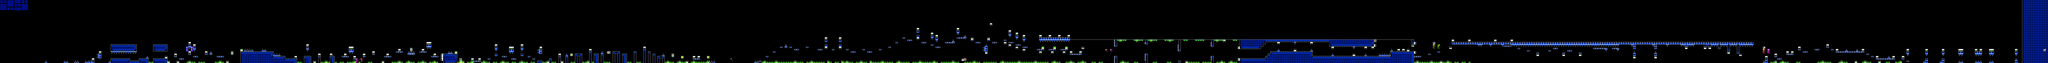

A 2D game scene composited from a Tiled map and its tileset images. What follows is a short description and the map's XML, with each tile layer's data collapsed to a summary:
An orthogonal 869x27 tile map with 16x16 px tiles, 2 tile layers (SP, ...), 2 tilesets, 2 image layers.

<map version="1.10" tiledversion="1.11.2" orientation="orthogonal" renderorder="right-down" width="869" height="27" tilewidth="16" tileheight="16" infinite="0" nextlayerid="5" nextobjectid="1">
 <editorsettings>
  <chunksize width="16" height="27" />
  <export target="baseafterbase.csv" format="csv" />
 </editorsettings>
 <tileset firstgid="1" name="famidash" tilewidth="16" tileheight="16" tilecount="256" columns="16">
  <image source="../../../GRAPHICS/famidash.bmp" width="256" height="256" />
 </tileset>
 <tileset firstgid="257" name="sprites" tilewidth="16" tileheight="16" tilecount="256" columns="16">
  <image source="../../../GRAPHICS/sprites.png" width="256" height="256" />
 </tileset>
 <imagelayer id="3" name="Image Layer 1" parallaxx="0.9" parallaxy="0.9" repeatx="1" repeaty="1"><image source="../../../GRAPHICS/Old/parallax Blue.bmp" width="192" height="72" /></imagelayer><imagelayer id="4" name="Image Layer 2" offsetx="0" offsety="432" repeatx="1"><image source="../../../GRAPHICS/ground.bmp" width="80" height="32" /></imagelayer><layer id="1" width="869" height="27">
  <data>[23463 cells, 23463 non-empty, 42 distinct tile ids]</data>
 </layer>
 <layer id="2" name="SP" width="869" height="27">
  <data>[23463 cells, 229 non-empty, 44 distinct tile ids]</data>
 </layer>
</map>
